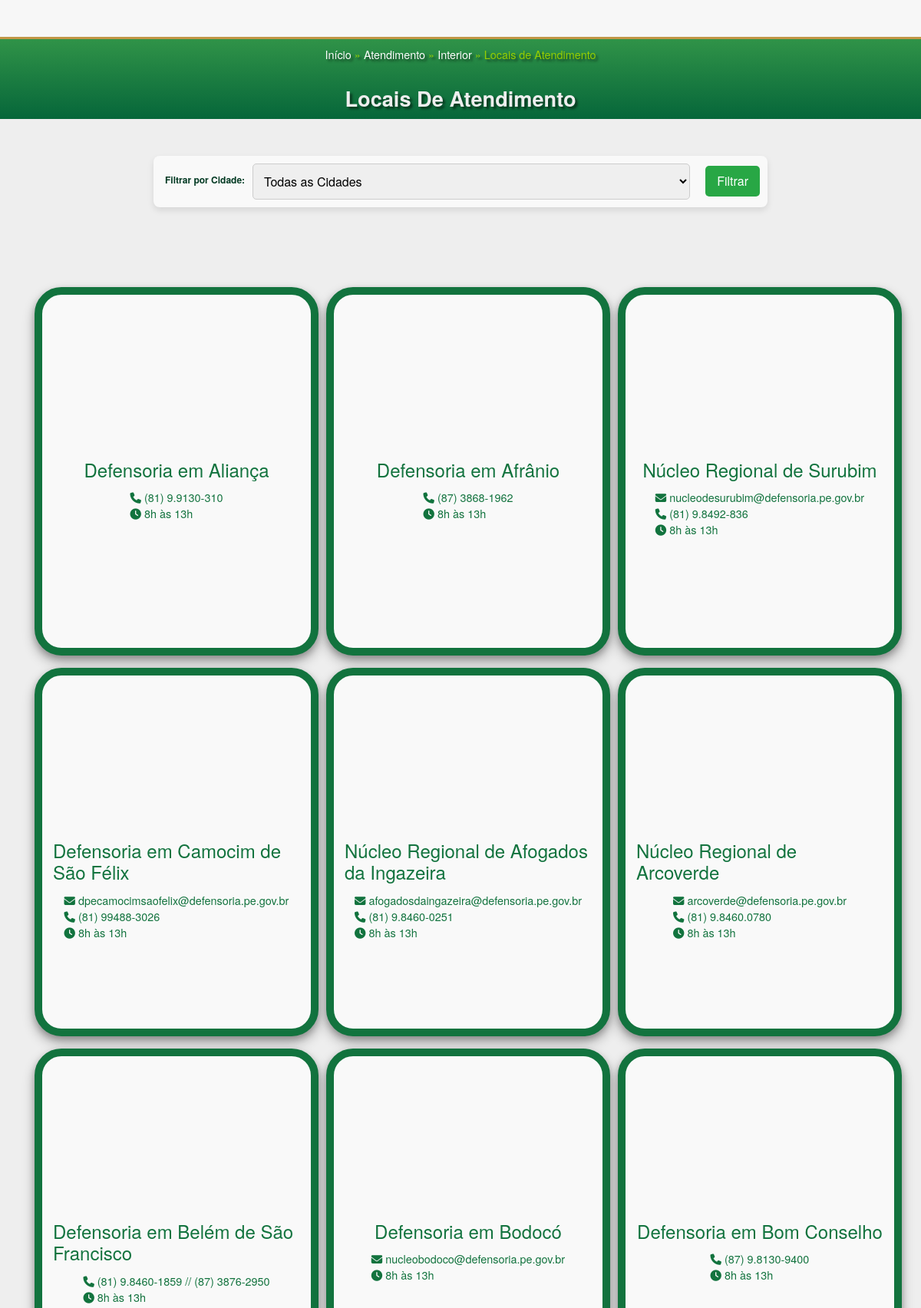
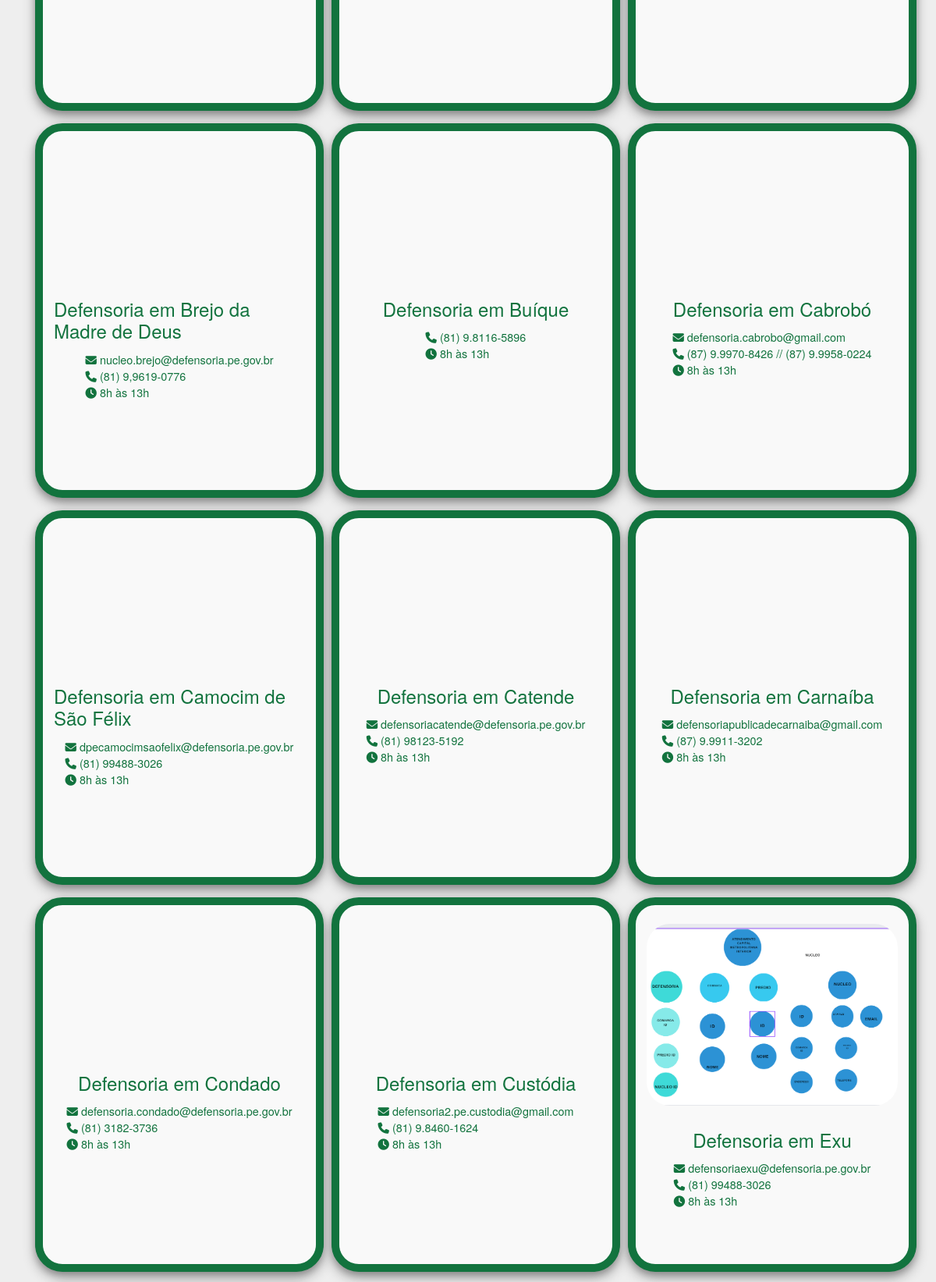
Screenshot of /interior/ (upper part) with the database file from the repository (2 pictures, top to bottom).
### capital/models.py (models this page shows, shortened)
class Nucleo(models.Model):
    nome = models.CharField(max_length=100)
    comarca = models.ForeignKey(Comarca, on_delete=models.CASCADE, related_name='nucleos')
    predio = models.CharField(max_length=60, null=True, blank=True)
    endereco = models.CharField(max_length=255)
    telefone = models.CharField(max_length=255, null=True, blank=True)
    email = models.EmailField(max_length=254, null=True, blank=True)
    horario = models.CharField(max_length=50)
    imagem = models.ImageField(upload_to='nucleo_images/', null=True, blank=True)  # Campo de imagem
    created_at = models.DateTimeField(auto_now_add=True)
    updated_at = models.DateTimeField(auto_now=True)

### capital/views.py (the view)
# urls.py: path('interior/', views.interior, name='interior'),
def interior(request):
    nucleos_presencial = Nucleo.objects.exclude(endereco__icontains='digital')
    comarca_id = request.GET.get('comarca')
    if comarca_id:
        nucleos_presencial = nucleos_presencial.filter(comarca__regiao=2, comarca_id=comarca_id)
    else:
        nucleos_presencial = nucleos_presencial.filter(comarca__regiao=2)
    comarcas = Comarca.objects.filter(regiao=2)
    return render(request, 'capital/interior.html', {
        'nucleos': nucleos_presencial,
        'comarcas': comarcas,
    })

### capital/templates/capital/interior.html (shortened to what this page needs)
{% extends 'base.html' %}
{% block content %}
<div class="inf">
    <div class="breadcrumbs">
        <span>
            <a href="https://www.defensoria.pe.def.br/" id="link" class="text-decoration-none">Início</a>
        </span>
        <span style="color: #96CE00;">»</span>
        <a href="{% url 'Home' %}" id="link" class="text-decoration-none">Atendimento</a>
        <span style="color: #96CE00;">»</span>
        <a href="{% url 'interior_home' %}" id="link" class="text-decoration-none">Interior</a>
        <span style="color: #96CE00;">»</span>
        <span class="" aria-current="page" style="color: #96CE00;">Locais de Atendimento</span>
    </div>
    <h1 class="text-center">Locais De Atendimento</h1>
</div>
<div class="container py-5">
    <form method="get" action="">
        <label for="comarca">Filtrar por Cidade:</label>
        <select id="comarca" name="comarca">
            <option value="">Todas as Cidades</option>
        </select>
        <button type="submit">Filtrar</button>
    </form>
</div>
<div class="container py-5">
    <div class="row row-cols-1 row-cols-md-3 g-4">
        {% for nucleo in nucleos %}
        <div class="col my-2">
            <div class="card p-1 {% if not nucleo.imagem %}card-sem-imagem{% endif %}" style="min-height: 480px !important;">
                {% if nucleo.imagem %}
                    <img src="{{ nucleo.imagem.url }}" class="card-img-top" alt="">
                {% else %}
                    <div class="card-img-top" style="height: 200px;"></div>
                {% endif %}
                <div class="card-body row d-flex align-items-center">
                    <div>
                        <h4 class="card-title ">{{ nucleo.nome }}</h4>
                    </div>
                    <div>
                        <ul>
                            {% if nucleo.email %}
                            <li>
                                <i class="fa-solid fa-envelope"></i> <span>{{ nucleo.email }}</span>
                            </li>
                            {% endif %}
                            {% if nucleo.telefone %}
                            <li>
                                <i class="fa-solid fa-phone"></i> <span>{{ nucleo.telefone }}</span>
                            </li>
                            {% endif %}
                            {% if nucleo.horario %}
                            <li>
                                <i class="fa-solid fa-clock"></i> <span>{{ nucleo.horario }}</span>
                            </li>
                            {% endif %}
                        </ul>
                    </div>
                </div>
            </div>
        </div>
        {% endfor %}
    </div>
</div>
{% endblock %}

### capital/static/css/style.css (style rules this page uses)
* { margin: 0; padding: 0; }
#link { color: white; }
h1 { font-size: 1.7rem; font-weight: bold; margin-bottom: 0; }
.inf { background-image: linear-gradient(360deg, var(--primary) 0%, var(--green) 100%); color: #eee; text-align: center; padding: 10px; text-shadow: 3px 3px 3px rgba(0, 0, 0, 0.5); }
label, div.dataTables_wrapper div.dataTables_info { font-weight: bold!important; font-size: 12px; color: var(--primary); margin-bottom: 3px; margin-left: 5px; }
.card { position: relative; width: 370px; height: 450px; overflow: hidden; }

### capital/static/css/cards.css (style rules this page uses)
body { font: 90%/1.45em "Helvetica Neue", HelveticaNeue, Verdana, Arial, Helvetica, sans-serif; margin: 0; padding: 0; }
body { background-color:#eee; }

### capital/static/css/footer.css (style rules this page uses)
h1 { font-size: 1.7rem; font-weight: bold; margin-bottom: 0; }

### capital/templates/capital/interior.html (style rules this page uses)
* { padding: 0; margin: 0; box-sizing: border-box; }
.card-img-top { border-radius: 50px; padding: 20px; width: 362px; height: 273px; object-fit: cover; }
.card { border-radius: 35px; border: 10px solid #12733e; box-shadow: 0 8px 16px rgba(0, 0, 0, 0.3), 0 4px 8px rgba(0, 0, 0, 0.2); justify-content: space-between; color: #12733e; background-color: #f9f9f9; transition: transform 0.3s ease, border-color 0.3s ease; align-items: center; }
.card-body { padding: 25px; margin-top: -15px; display: flex; flex-direction: column; justify-content: flex-start; }
.card-sem-imagem { background-color: #f9f9f9; border: 10px solid #12733e; align-items: center; }
.breadcrumbs { margin-bottom: 30px; }
form { display: flex; align-items: center; justify-content: space-between; background-color: #f9f9f9; padding: 10px; border-radius: 8px; box-shadow: 0 4px 8px rgba(0, 0, 0, 0.1); max-width: 800px; margin: 0 auto; }
label { color: #033a23; margin-right: 10px; white-space: nowrap; text-shadow: none; }
select { flex: 1; padding: 10px; margin-right: 20px; border: 1px solid #ccc; border-radius: 5px; font-size: 16px; }
button { background-color: #28a745; color: #fff; padding: 10px 15px; border: none; border-radius: 5px; cursor: pointer; font-size: 16px; transition: background-color 0.3s ease; }
ul { list-style-type: none; padding: auto ; margin: auto; text-align: left; }

### rows the page displays
Nucleo: nome "Defensoria em Aliança", telefone "(81) 9.9130-310", horario "8h às 13h"
Nucleo: nome "Defensoria em Afrânio", telefone "(87) 3868-1962", horario "8h às 13h"
Nucleo: nome "Núcleo Regional de Surubim", email "nucleodesurubim@defensoria.pe.gov.br", telefone "(81) 9.8492-836", horario "8h às 13h"
Nucleo: nome "Defensoria em Camocim de São Félix", email "dpecamocimsaofelix@defensoria.pe.gov.br", telefone "(81) 99488-3026", horario "8h às 13h"
Nucleo: nome "Núcleo Regional de Afogados da Ingazeira", email "afogadosdaingazeira@defensoria.pe.gov.br", telefone "(81) 9.8460-0251", horario "8h às 13h"
Nucleo: nome "Núcleo Regional de Arcoverde", email "arcoverde@defensoria.pe.gov.br", telefone "(81) 9.8460.0780", horario "8h às 13h"
Nucleo: nome "Defensoria em Belém de São Francisco", telefone "(81) 9.8460-1859 // (87) 3876-2950", horario "8h às 13h"
Nucleo: nome "Defensoria em Bodocó", email "nucleobodoco@defensoria.pe.gov.br", horario "8h às 13h"
Nucleo: nome "Defensoria em Bom Conselho", telefone "(87) 9.8130-9400", horario "8h às 13h"
Nucleo: nome "Defensoria em Brejo da Madre de Deus", email "nucleo.brejo@defensoria.pe.gov.br", telefone "(81) 9,9619-0776", horario "8h às 13h"
Nucleo: nome "Defensoria em Buíque", telefone "(81) 9.8116-5896", horario "8h às 13h"
Nucleo: nome "Defensoria em Cabrobó", email "defensoria.cabrobo@gmail.com", telefone "(87) 9.9970-8426 // (87) 9.9958-0224", horario "8h às 13h"
Nucleo: nome "Defensoria em Camocim de São Félix", email "dpecamocimsaofelix@defensoria.pe.gov.br", telefone "(81) 99488-3026", horario "8h às 13h"
Nucleo: nome "Defensoria em Catende", email "defensoriacatende@defensoria.pe.gov.br", telefone "(81) 98123-5192", horario "8h às 13h"
Nucleo: nome "Defensoria em Carnaíba", email "defensoriapublicadecarnaiba@gmail.com", telefone "(87) 9.9911-3202", horario "8h às 13h"
Nucleo: nome "Defensoria em Condado", email "defensoria.condado@defensoria.pe.gov.br", telefone "(81) 3182-3736", horario "8h às 13h"
Nucleo: nome "Defensoria em Custódia", email "defensoria2.pe.custodia@gmail.com", telefone "(81) 9.8460-1624", horario "8h às 13h"
Nucleo: imagem (picture), nome "Defensoria em Exu", email "defensoriaexu@defensoria.pe.gov.br", telefone "(81) 99488-3026", horario "8h às 13h"
